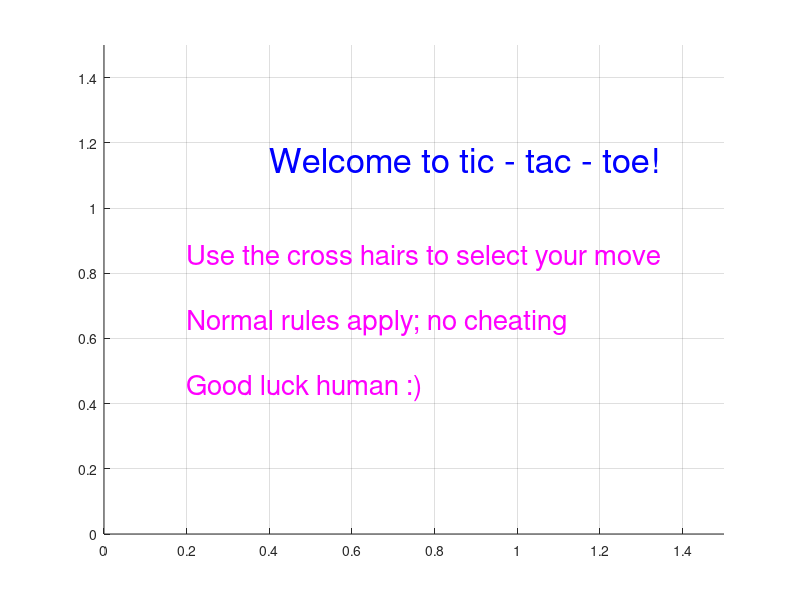

This chart was generated by the following MATLAB code: (Note: this script raises an error after producing the figure.)
%%KINE6803 - Assignment 3: Tic - Tac - Toe

%Submitted by: Jessica Lynn 
%Due Sept 27, 2016

clear all 
close all
% welcome statement 
axis([0 2 0 1.5])
Welcome = {'Welcome to tic - tac - toe!'};
Direction = {'Use the cross hairs to select your move'};
Rules = {'Normal rules apply; no cheating'};
Luck = {'Good luck human :) '};
text(0.4,1.15, Welcome,'Color','blue','FontSize', 25)
text(0.2,0.85, Direction,'Color','magenta','FontSize', 20)
text(0.2,0.65, Rules,'Color','magenta','FontSize', 20)
text(0.2,0.45, Luck,'Color','magenta','FontSize', 20)
%initialize board
UWin = {'Yay you win'};
IWin = {'You lose'};
Tie = {'Tie Game - No Winner'};
axis([0 1.5 0 1.5])
grid on
%Identify ranges of each row and col.2umn
sq1 = [1.5 1.0;0.0 0.5];   
sq2 = [1.5 1.0;0.5 1.0];  
sq3 = [1.5 1.0;1.0 1.5];  
sq4 = [1.0 0.5;0.0 0.5];  
sq5 = [1.0 0.5;0.5 1.0];
sq6 = [1.0 0.5;1.0 1.5];
sq7 = [0.5 0.0;0.0 0.5];
sq8 = [0.5 0.0;0.5 1.0];
sq9 = [0.5 0.0;1.0 1.5];
%Initialize squares
sqr1 = 10;
sqr2 = 10;
sqr3 = 10;
sqr4 = 10;
sqr5 = 10;
sqr6 = 10;
sqr7 = 10;
sqr8 = 10;
sqr9 = 10;
%Initialize row/column counter for homo
R1_Homo = 0; % RowOne = [1.5 1];
R2_Homo = 0; % RowTwo = [1 0.5];
R3_Homo = 0; % RowThr = [0.5 0];
C1_Homo = 0; % ColOne = [0 0.5];
C2_Homo = 0; % ColTwo = [0.5 1];
C3_Homo = 0; % ColThr = [1 1.5];
%Initialize row/column counter for AI
R1_AI = 0; % RowOne = [1.5 1];
R2_AI = 0; % RowTwo = [1 0.5];
R3_AI = 0; % RowThr = [0.5 0];
C1_AI = 0; % ColOne = [0 0.5];
C2_AI = 0; % ColTwo = [0.5 1];
C3_AI = 0; % ColThr = [1 1.5];

%%MOVE ONE(1)
M1 = ginput (1);
close all
axis([0 1.5 0 1.5])
grid on
hold on 
scatter (M1(1,1),M1(1,2),500,[0 0 1],'filled');
%Determine Column
if (M1(1,1) >= sq1(2,1)) && (M1(1,1) <= sq1(2,2));
    C1_Homo = C1_Homo + 1;
elseif (M1(1,1) >= sq2(2,1)) && (M1(1,1) <= sq2 (2,2));
    C2_Homo = C2_Homo + 1;
elseif (M1(1,1) >= sq3(2,1)) && (M1(1,1) <= sq3 (2,2));
    C3_Homo = C3_Homo + 1;
end
%Determine Row
if (M1(1,2) >= sq7(1,2)) && (M1(1,2) <= sq7(1,1));
    R3_Homo = R3_Homo + 1;
elseif (M1(1,2) >= sq4(1,2)) && (M1(1,2) <= sq4(1,1));
    R2_Homo = R2_Homo + 1;
elseif (M1(1,2) >= sq1(1,2)) && (M1(1,2) <= sq1(1,1));
    R1_Homo = R1_Homo + 1;
end
%Id Square
if M1(1,1) >= sq9 (2,1) && M1(1,2) <= sq9(1,1);
    sqr9 = -1;
elseif M1(1,1) >= sq8 (2,1) && M1(1,2) <= sq8(1,1);
    sqr8 = -1;
elseif M1(1,1) >= sq7 (2,1) && M1(1,2) <= sq7(1,1);
    sqr7 = -1;
elseif M1(1,1) >= sq6 (2,1) && M1(1,2) <= sq6(1,1);
    sqr6 = -1;
elseif M1(1,1) >= sq5 (2,1) && M1(1,2) <= sq5(1,1);
    sqr5 = -1;
elseif M1(1,1) >= sq4 (2,1) && M1(1,2) <= sq4(1,1);
    sqr4 = -1;
elseif M1(1,1) >= sq3 (2,1) && M1(1,2) <= sq3(1,1);
    sqr3 = -1;
elseif M1(1,1) >= sq2 (2,1) && M1(1,2) <= sq2(1,1);
    sqr2 = -1;
elseif M1(1,1) >= sq1 (2,1) && M1(1,2) <= sq1(1,1);
    sqr1 = -1;
end

%%MOVE TWO(2)
if sqr1 > 0;
    M2_row = mean(sq1(1,:));
    M2_col = mean(sq1(2,:));
    M2 = [M2_row M2_col];
    scatter (M2(1,2),M2(1,1),500,[0 0 0],'filled');
elseif sqr2 > 0;
    M2_row = mean(sq2(1,:));
    M2_col = mean(sq2(2,:));
    M2 = [M2_row M2_col];
    scatter (M2(1,2),M2(1,1),500,[0 0 0],'filled');
end
%Determine Column
if (M2(1,2) >= sq1(2,1)) && (M2(1,2) <= sq1(2,2)); %row1
    C1_AI = C1_AI + 1;
elseif (M2(1,2) >= sq2(2,1)) && (M2(1,2) <= sq2 (2,2)); %row2
    C2_AI = C2_AI + 1;
elseif (M2(1,2) >= sq3(2,1)) && (M2(1,2) <= sq3 (2,2)); %row3
    C3_AI = C3_AI + 1;
end
%Determine Row
if (M2(1,1) <= sq1(1,1)) && (M2(1,1) >= sq1(1,2));
    R1_AI = R1_AI + 1;
elseif(M2(1,1) <= sq4(1,2)) && (M2(1,1) >= sq4(1,2));
    R2_AI = R2_AI + 1;
elseif(M2(1,1) <= sq7(1,2)) && (M2(1,1) >= sq7(1,2));
    R3_AI = R3_AI + 1;
end
%Id Square
if M2(1,2) >= sq9 (2,1) && M2(1,1) <= sq9(1,1);
    sqr9 = -2;
elseif M2(1,2) >= sq8 (2,1) && M2(1,1) <= sq8(1,1);
    sqr8 = -2;
elseif M2(1,2) >= sq7 (2,1) && M2(1,1) <= sq7(1,1);
    sqr7 = -2;
elseif M2(1,2) >= sq6 (2,1) && M2(1,1) <= sq6(1,1);
    sqr6 = -2;
elseif M2(1,2) >= sq5 (2,1) && M2(1,1) <= sq5(1,1);
    sqr5 = -2;
elseif M2(1,2) >= sq4 (2,1) && M2(1,1) <= sq4(1,1);
    sqr4 = -2;
elseif M2(1,2) >= sq3 (2,1) && M2(1,1) <= sq3(1,1);
    sqr3 = -2;
elseif M2(1,2) >= sq2 (2,1) && M2(1,1) <= sq2(1,1);
    sqr2 = -2;
elseif M2(1,2) >= sq1 (2,1) && M2(1,1) <= sq1(1,1);
    sqr1 = -2;
end

%%MOVE THREE(3)
M3 = ginput(1);
scatter (M3(1,1),M3(1,2),500,[0 0 1],'filled');
%Determine Column
if (M3(1,1) >= sq1(2,1)) && (M3(1,1) <= sq1(2,2)); %row1
    C1_Homo = C1_Homo + 1;
elseif (M3(1,1) >= sq2(2,1)) && (M3(1,1) <= sq2 (2,2)); %row2
    C2_Homo = C2_Homo + 1;
elseif (M3(1,1) >= sq3(2,1)) && (M3(1,1) <= sq3 (2,2)); %row3
    C3_Homo = C3_Homo + 1;
end
%Determine Row
if (M3(1,2) >= sq7(1,2)) && (M3(1,2) <= sq7(1,1));
    R3_Homo = R3_Homo + 1;
elseif (M3(1,2) >= sq4(1,2)) && (M3(1,2) <= sq4(1,1));
    R2_Homo = R2_Homo + 1;
elseif (M3(1,2) >= sq1(1,2)) && (M3(1,2) <= sq1(1,1));
    R1_Homo = R1_Homo + 1;
end
%Id Square
if M3(1,1) >= sq9 (2,1) && M3(1,2) <= sq9(1,1);
    sqr9 = -1;
elseif M3(1,1) >= sq8 (2,1) && M3(1,2) <= sq8(1,1);
    sqr8 = -1;
elseif M3(1,1) >= sq7 (2,1) && M3(1,2) <= sq7(1,1);
    sqr7 = -1;
elseif M3(1,1) >= sq6 (2,1) && M3(1,2) <= sq6(1,1);
    sqr6 = -1;
elseif M3(1,1) >= sq5 (2,1) && M3(1,2) <= sq5(1,1);
    sqr5 = -1;
elseif M3(1,1) >= sq4 (2,1) && M3(1,2) <= sq4(1,1);
    sqr4 = -1;
elseif M3(1,1) >= sq3 (2,1) && M3(1,2) <= sq3(1,1);
    sqr3 = -1;
elseif M3(1,1) >= sq2 (2,1) && M3(1,2) <= sq2(1,1);
    sqr2 = -1;
elseif M3(1,1) >= sq1 (2,1) && M3(1,2) <= sq1(1,1);
    sqr1 = -1;
end

%%MOVE FOUR(4)
if sqr1 > 0;
    M4_row = mean(sq1(1,:));
    M4_col = mean(sq1(2,:));
    M4 = [M4_row M4_col];
    scatter (M4(1,2),M4(1,1),500,[0 0 0],'filled');
elseif sqr2 > 0;
    M4_row = mean(sq2(1,:));
    M4_col = mean(sq2(2,:));
    M4 = [M4_row M4_col];
    scatter (M4(1,2),M4(1,1),500,[0 0 0],'filled');
elseif sqr3 > 0;
    M4_row = mean(sq3(1,:));
    M4_col = mean(sq3(2,:));
    M4 = [M4_row M4_col];
    scatter (M4(1,2),M4(1,1),500,[0 0 0],'filled');
elseif sqr4 > 0;
    M4_row = mean(sq4(1,:));
    M4_col = mean(sq4(2,:));
    M4 = [M4_row M4_col];
    scatter (M4(1,2),M4(1,1),500,[0 0 0],'filled');
end
%Determine Column
if (M4(1,2) >= sq1(2,1)) && (M4(1,2) <= sq1(2,2)); %row1
    C1_AI = C1_AI + 1;
elseif (M4(1,2) >= sq2(2,1)) && (M4(1,2) <= sq2 (2,2)); %row2
    C2_AI = C2_AI + 1;
elseif (M4(1,2) >= sq3(2,1)) && (M4(1,2) <= sq3 (2,2)); %row3
    C3_AI = C3_AI + 1;
end
%Determine Row
if (M4(1,1) <= sq1(1,1)) && (M4(1,1) >= sq1(1,2));
    R1_AI = R1_AI + 1;
elseif(M4(1,1) <= sq4(1,2)) && (M4(1,1) >= sq4(1,2));
    R2_AI = R2_AI + 1;
elseif(M4(1,1) <= sq7(1,2)) && (M4(1,1) >= sq7(1,2));
    R3_AI = R3_AI + 1;
end
%Id Square
if M4(1,2) >= sq9 (2,1) && M4(1,1) <= sq9(1,1);
    sqr9 = -2;
elseif M4(1,2) >= sq8 (2,1) && M4(1,1) <= sq8(1,1);
    sqr8 = -2;
elseif M4(1,2) >= sq7 (2,1) && M4(1,1) <= sq7(1,1);
    sqr7 = -2;
elseif M4(1,2) >= sq6 (2,1) && M4(1,1) <= sq6(1,1);
    sqr6 = -2;
elseif M4(1,2) >= sq5 (2,1) && M4(1,1) <= sq5(1,1);
    sqr5 = -2;
elseif M4(1,2) >= sq4 (2,1) && M4(1,1) <= sq4(1,1);
    sqr4 = -2;
elseif M4(1,2) >= sq3 (2,1) && M4(1,1) <= sq3(1,1);
    sqr3 = -2;
elseif M4(1,2) >= sq2 (2,1) && M4(1,1) <= sq2(1,1);
    sqr2 = -2;
elseif M4(1,2) >= sq1 (2,1) && M4(1,1) <= sq1(1,1);
    sqr1 = -2;
end

%%MOVE FIVE (5)
M5 = ginput(1);
scatter (M5(1,1),M5(1,2),500,[0 0 1],'filled');
%Determine Column
if (M5(1,1) >= sq1(2,1)) && (M5(1,1) <= sq1(2,2)); %row1
    C1_Homo = C1_Homo + 1;
elseif (M5(1,1) >= sq2(2,1)) && (M5(1,1) <= sq2 (2,2)); %row2
    C2_Homo = C2_Homo + 1;
elseif (M5(1,1) >= sq3(2,1)) && (M5(1,1) <= sq3 (2,2)); %row3
    C3_Homo = C3_Homo + 1;
end
%Determine Row
if (M5(1,2) >= sq7(1,2)) && (M5(1,2) <= sq7(1,1));
    R3_Homo = R3_Homo + 1;
elseif (M5(1,2) >= sq4(1,2)) && (M5(1,2) <= sq4(1,1));
    R2_Homo = R2_Homo + 1;
elseif (M5(1,2) >= sq1(1,2)) && (M5(1,2) <= sq1(1,1));
    R1_Homo = R1_Homo + 1;
end
%ID Square
if M5(1,1) >= sq9 (2,1) && M5(1,2) <= sq9(1,1);
    sqr9 = -1;
elseif M5(1,1) >= sq8 (2,1) && M5(1,2) <= sq8(1,1);
    sqr8 = -1;
elseif M5(1,1) >= sq7 (2,1) && M5(1,2) <= sq7(1,1);
    sqr7 = -1;
elseif M5(1,1) >= sq6 (2,1) && M5(1,2) <= sq6(1,1);
    sqr6 = -1;
elseif M5(1,1) >= sq5 (2,1) && M5(1,2) <= sq5(1,1);
    sqr5 = -1;
elseif M5(1,1) >= sq4 (2,1) && M5(1,2) <= sq4(1,1);
    sqr4 = -1;
elseif M5(1,1) >= sq3 (2,1) && M5(1,2) <= sq3(1,1);
    sqr3 = -1;
elseif M5(1,1) >= sq2 (2,1) && M5(1,2) <= sq2(1,1);
    sqr2 = -1;
elseif M5(1,1) >= sq1 (2,1) && M5(1,2) <= sq1(1,1);
    sqr1 = -1;
end

%winner?
if sum(C1_Homo) == 3;
text(M5(1,1),M5(1,2),UWin,'Color','red' ,'FontSize', 20);
    return
elseif sum(C2_Homo) == 3;
text(M5(1,1),M5(1,2),UWin, 'Color','red','FontSize', 20);
    return   
elseif sum(C3_Homo) == 3;
text(M5(1,1),M5(1,2),UWin, 'Color','red','FontSize', 20);
    return
elseif sum(R1_Homo) == 3;
text(M5(1,1),M5(1,2),UWin, 'Color','red','FontSize', 20);
    return
elseif sum(R2_Homo) ==3;
text(M5(1,1),M5(1,2),UWin, 'Color','red','FontSize', 20)
    return
elseif sum(R3_Homo) ==3;
text(M5(1,1),M5(1,2),UWin, 'Color','red','FontSize', 20);
    return
elseif sum(sqr1 + sqr5 + sqr9) == -3
    text(M5(1,1),M5(1,2),UWin, 'Color','red','FontSize', 20);
    return
elseif sum(sqr3 + sqr5 + sqr7) == -3
    text(M5(1,1),M5(1,2),UWin, 'Color','red','FontSize', 20);
    return
end

%%MOVE SIX(6)
if sqr1 > 0;
    M6_row = mean(sq1(1,:));
    M6_col = mean(sq1(2,:));
    M6 = [M6_row M6_col];
    scatter (M6(1,2),M6(1,1),500,[0 0 0],'filled');
elseif sqr2 > 0;
    M6_row = mean(sq2(1,:));
    M6_col = mean(sq2(2,:));
    M6 = [M6_row M6_col];
    scatter (M6(1,2),M6(1,1),500,[0 0 0],'filled');
elseif sqr3 > 0;
    M6_row = mean(sq3(1,:));
    M6_col = mean(sq3(2,:));
    M6 = [M6_row M6_col];
    scatter (M6(1,2),M6(1,1),500,[0 0 0],'filled');
elseif sqr4 > 0;
    M6_row = mean(sq4(1,:));
    M6_col = mean(sq4(2,:));
    M6 = [M6_row M6_col];
    scatter (M6(1,2),M6(1,1),500,[0 0 0],'filled');
elseif sqr5 > 0;
    M6_row = mean(sq5(1,:));
    M6_col = mean(sq5(2,:));
    M6 = [M6_row M6_col];
    scatter (M6(1,2),M6(1,1),500,[0 0 0],'filled');
elseif sqr6 > 0;
    M6_row = mean(sq6(1,:));
    M6_col = mean(sq6(2,:));
    M6 = [M6_row M6_col];
    scatter (M6(1,2),M6(1,1),500,[0 0 0],'filled');
end
%Determine Column
if (M6(1,2) >= sq1(2,1)) && (M6(1,2) <= sq1(2,2));
    C1_AI = C1_AI + 1;
elseif (M6(1,2) >= sq2(2,1)) && (M6(1,2) <= sq2 (2,2));
    C2_AI = C2_AI + 1;
elseif (M6(1,2) >= sq3(2,1)) && (M6(1,2) <= sq3 (2,2));
    C3_AI = C3_AI + 1;
end
%Determine Row
if (M6(1,1) <= sq1(1,1)) && (M6(1,1) >= sq1(1,2));
    R1_AI = R1_AI + 1;
elseif(M6(1,1) <= sq4(1,1)) && (M6(1,1) >= sq4(1,2));
    R2_AI = R2_AI + 1;
elseif(M6(1,1) <= sq7(1,1)) && (M6(1,1) >= sq7(1,2));
    R3_AI = R3_AI + 1;
end
%ID Square
if M6(1,2) >= sq9 (2,1) && M6(1,1) <= sq9(1,1);
    sqr9 = -2;
elseif M6(1,2) >= sq8 (2,1) && M6(1,1) <= sq8(1,1);
    sqr8 = -2;
elseif M6(1,2) >= sq7 (2,1) && M6(1,1) <= sq7(1,1);
    sqr7 = -2;
elseif M6(1,2) >= sq6 (2,1) && M6(1,1) <= sq6(1,1);
    sqr6 = -2;
elseif M6(1,2) >= sq5 (2,1) && M6(1,1) <= sq5(1,1);
    sqr5 = -2;
elseif M6(1,2) >= sq4 (2,1) && M6(1,1) <= sq4(1,1);
    sqr4 = -2;
elseif M6(1,2) >= sq3 (2,1) && M6(1,1) <= sq3(1,1);
    sqr3 = -2;
elseif M6(1,2) >= sq2 (2,1) && M6(1,1) <= sq2(1,1);
    sqr2 = -2;
elseif M6(1,2) >= sq1 (2,1) && M6(1,1) <= sq1(1,1);
    sqr1 = -2;
end
%winner
if sum(C1_AI) == 3;
text(M6(1,1),M6(1,2),IWin,'Color','cyan', 'FontSize', 20)
    return
elseif sum(C2_AI) == 3;
text(M6(1,1),M6(1,2),IWin,'Color','cyan' ,'FontSize', 20)
    return
elseif sum(C3_AI) == 3;
text(M6(1,1),M6(1,2),IWin, 'Color','cyan','FontSize', 20)
    return
elseif sum(R1_AI) == 3;
text(M6(1,1),M6(1,2),IWin,'Color','cyan', 'FontSize', 20)
    return
elseif sum(R2_AI) ==3;
text(M6(1,1),M6(1,2),IWin,'Color','cyan', 'FontSize', 20)
    return
elseif sum(R3_AI) ==3;
text(M6(1,1),M6(1,2),IWin,'Color','cyan' ,'FontSize', 20)
    return
elseif sum(sqr1 + sqr5 + sqr9) == -6
    text(M6(1,1),M6(1,2),IWin, 'Color','red','FontSize', 20);
    return
elseif sum(sqr3 + sqr5 + sqr7) == -6
    text(M6(1,1),M6(1,2),IWin, 'Color','red','FontSize', 20);
    return
end

%%MOVE SEVEN(7)
M7 = ginput(1);
scatter (M7(1,1),M7(1,2),500,[0 0 1],'filled');
%Determine Column
if (M7(1,1) >= sq1(2,1)) && (M7(1,1) <= sq1(2,2)); %row1
    C1_Homo = C1_Homo + 1;
elseif (M7(1,1) >= sq2(2,1)) && (M7(1,1) <= sq2 (2,2)); %row2
    C2_Homo = C2_Homo + 1;
elseif (M7(1,1) >= sq3(2,1)) && (M7(1,1) <= sq3 (2,2)); %row3
    C3_Homo = C3_Homo + 1;
end
%Determine Row
if (M7(1,2) >= sq7(1,2)) && (M7(1,2) <= sq7(1,1));
    R3_Homo = R3_Homo + 1;
elseif (M7(1,2) >= sq4(1,2)) && (M7(1,2) <= sq4(1,1));
    R2_Homo = R2_Homo + 1;
elseif (M7(1,2) >= sq1(1,2)) && (M7(1,2) <= sq1(1,1));
    R1_Homo = R1_Homo + 1;
end
%ID Square
if M7(1,1) >= sq9 (2,1) && M7(1,2) <= sq9(1,1);
    sqr9 = -1;
elseif M7(1,1) >= sq8 (2,1) && M7(1,2) <= sq8(1,1);
    sqr8 = -1;
elseif M7(1,1) >= sq7 (2,1) && M7(1,2) <= sq7(1,1);
    sqr7 = -1;
elseif M7(1,1) >= sq6 (2,1) && M7(1,2) <= sq6(1,1);
    sqr6 = -1;
elseif M7(1,1) >= sq5 (2,1) && M7(1,2) <= sq5(1,1);
    sqr5 = -1;
elseif M7(1,1) >= sq4 (2,1) && M7(1,2) <= sq4(1,1);
    sqr4 = -1;
elseif M7(1,1) >= sq3 (2,1) && M7(1,2) <= sq3(1,1);
    sqr3 = -1;
elseif M7(1,1) >= sq2 (2,1) && M7(1,2) <= sq2(1,1);
    sqr2 = -1;
elseif M7(1,1) >= sq1 (2,1) && M7(1,2) <= sq1(1,1);
    sqr1 = -1;
end
%winner?
if sum(C1_Homo) == 3;
text(M7(1,1),M7(1,2),UWin,'Color','red', 'FontSize', 20)
    return
elseif sum(C2_Homo) == 3;
text(M7(1,1),M7(1,2),UWin,'Color','red', 'FontSize', 20)
    return
elseif sum(C3_Homo) == 3;
text(M7(1,1),M7(1,2),UWin,'Color','red', 'FontSize', 20)
    return
elseif sum(R1_Homo) == 3;
text(M7(1,1),M7(1,2),UWin,'Color','red', 'FontSize', 20)
    return
elseif sum(R2_Homo) ==3;
text(M7(1,1),M7(1,2),UWin,'Color','red', 'FontSize', 20)
    return
elseif sum(R3_Homo) ==3;
text(M7(1,1),M7(1,2),UWin,'Color','red', 'FontSize', 20)
    return
elseif sum(sqr1 + sqr5 + sqr9) == -3
    text(M7(1,1),M7(1,2),UWin, 'Color','red','FontSize', 20);
    return
elseif sum(sqr3 + sqr5 + sqr7) == -3
    text(M7(1,1),M7(1,2),UWin, 'Color','red','FontSize', 20);
    return
end 

%%MOVE EIGHT(8)
if sqr1 > 0;
    M8_row = mean(sq1(1,:));
    M8_col = mean(sq1(2,:));
    M8 = [M8_row M8_col];
    scatter (M8(1,2),M8(1,1),500,[0 0 0],'filled');
elseif sqr2 > 0;
    M8_row = mean(sq2(1,:));
    M8_col = mean(sq2(2,:));
    M8 = [M8_row M8_col];
    scatter (M8(1,2),M8(1,1),500,[0 0 0],'filled');
elseif sqr3 > 0;
    M8_row = mean(sq3(1,:));
    M8_col = mean(sq3(2,:));
    M8 = [M8_row M8_col];
    scatter (M8(1,2),M8(1,1),500,[0 0 0],'filled');
elseif sqr4 > 0;
    M8_row = mean(sq4(1,:));
    M8_col = mean(sq4(2,:));
    M8 = [M8_row M8_col];
    scatter (M8(1,2),M8(1,1),500,[0 0 0],'filled');
elseif sqr5 > 0;
    M8_row = mean(sq5(1,:));
    M8_col = mean(sq5(2,:));
    M8 = [M8_row M8_col];
    scatter (M8(1,2),M8(1,1),500,[0 0 0],'filled');
elseif sqr6 > 0;
    M8_row = mean(sq6(1,:));
    M8_col = mean(sq6(2,:));
    M8 = [M8_row M8_col];
    scatter (M8(1,2),M8(1,1),500,[0 0 0],'filled');
elseif sqr7 > 0;
    M8_row = mean(sq7(1,:));
    M8_col = mean(sq7(2,:));
    M8 = [M8_row M8_col];
    scatter (M8(1,2),M8(1,1),500,[0 0 0],'filled');
elseif sqr8 > 0;
    M8_row = mean(sq8(1,:));
    M8_col = mean(sq8(2,:));
    M8 = [M8_row M8_col];
    scatter (M8(1,2),M8(1,1),500,[0 0 0],'filled');
end
%Determine Column
if (M8(1,2) >= sq1(2,1)) && (M8(1,2) <= sq1(2,2)); %row1
    C1_AI = C1_AI + 1;
elseif (M8(1,2) >= sq2(2,1)) && (M8(1,2) <= sq2 (2,2)); %row2
    C2_AI = C2_AI + 1;
elseif (M8(1,2) >= sq3(2,1)) && (M8(1,2) <= sq3 (2,2)); %row3
    C3_AI = C3_AI + 1;
end
%Determine Row
if (M8(1,1) <= sq1(1,1)) && (M8(1,1) >= sq1(1,2));
    R1_AI = R1_AI + 1;
elseif(M8(1,1) <= sq4(1,1)) && (M8(1,1) >= sq4(1,2));
    R2_AI = R2_AI + 1;
elseif(M8(1,1) <= sq7(1,1)) && (M8(1,1) >= sq7(1,2));
    R3_AI = R3_AI + 1;
end
%ID Square
if M8(1,2) >= sq9 (2,1) && M8(1,1) <= sq9(1,1);
    sqr9 = -2;
elseif M8(1,2) >= sq8 (2,1) && M8(1,1) <= sq8(1,1);
    sqr8 = -2;
elseif M8(1,2) >= sq7 (2,1) && M8(1,1) <= sq7(1,1);
    sqr7 = -2;
elseif M8(1,2) >= sq6 (2,1) && M8(1,1) <= sq6(1,1);
    sqr6 = -2;
elseif M8(1,2) >= sq5 (2,1) && M8(1,1) <= sq5(1,1);
    sqr5 = -2;
elseif M8(1,2) >= sq4 (2,1) && M8(1,1) <= sq4(1,1);
    sqr4 = -2;
elseif M8(1,2) >= sq3 (2,1) && M8(1,1) <= sq3(1,1);
    sqr3 = -2;
elseif M8(1,2) >= sq2 (2,1) && M8(1,1) <= sq2(1,1);
    sqr2 = -2;
elseif M8(1,2) >= sq1 (2,1) && M8(1,1) <= sq1(1,1);
    sqr1 = -2;
end

%winner
if sum(C1_AI) == 3;
text(M8(1,1),M8(1,2), IWin,'Color','cyan', 'FontSize', 20)
    return
elseif sum(C2_AI) == 3;
text(M8(1,1),M8(1,2), IWin,'Color','cyan', 'FontSize', 20)
    return
elseif sum(C3_AI) == 3;
text(M8(1,1),M8(1,2), IWin,'Color','cyan', 'FontSize', 20)
    return
elseif sum(R1_AI) == 3;
text(M8(1,1),M8(1,2), IWin,'Color','cyan', 'FontSize', 20)
    return
elseif sum(R2_AI) == 3;
text(M8(1,1),M8(1,2), IWin,'Color','cyan', 'FontSize', 20)
    return
elseif sum(R3_AI) ==3;
text(M8(1,1),M8(1,2),IWin,'Color','cyan','FontSize', 20)
    return
elseif sum(sqr1 + sqr5 + sqr9) == -6
    text(M8(1,1),M8(1,2),IWin, 'Color','red','FontSize', 20);
    return
elseif sum(sqr3 + sqr5 + sqr7) == -6
    text(M8(1,1),M8(1,2),IWin, 'Color','red','FontSize', 20);
    return
end 

%%MOVE NINE(9)
M9 = ginput(1);
scatter (M9(1,1),M9(1,2),500,[0 0 1],'filled');
%Determine Column
if (M9(1,1) >= sq1(2,1)) && (M9(1,1) <= sq1(2,2)); %row1
    C1_Homo = C1_Homo + 1;
elseif (M9(1,1) >= sq2(2,1)) && (M9(1,1) <= sq2 (2,2)); %row2
    C2_Homo = C2_Homo + 1;
elseif (M9(1,1) >= sq3(2,1)) && (M9(1,1) <= sq3 (2,2)); %row3
    C3_Homo = C3_Homo + 1;
end
%Determine Row
if (M9(1,2) >= sq7(1,2)) && (M9(1,2) <= sq7(1,1));
    R3_Homo = R3_Homo + 1;
elseif (M9(1,2) >= sq4(1,2)) && (M9(1,2) <= sq4(1,1));
    R2_Homo = R2_Homo + 1;
elseif (M9(1,2) >= sq1(1,2)) && (M9(1,2) <= sq1(1,1));
    R1_Homo = R1_Homo + 1;
end
%ID Square
if M9(1,1) >= sq9 (2,1) && M9(1,2) <= sq9(1,1);
    sqr9 = -1;
elseif M9(1,1) >= sq8 (2,1) && M9(1,2) <= sq8(1,1);
    sqr8 = -1;
elseif M9(1,1) >= sq7 (2,1) && M9(1,2) <= sq7(1,1);
    sqr7 = -1;
elseif M9(1,1) >= sq6 (2,1) && M9(1,2) <= sq6(1,1);
    sqr6 = -1;
elseif M9(1,1) >= sq5 (2,1) && M9(1,2) <= sq5(1,1);
    sqr5 = -1;
elseif M9(1,1) >= sq4 (2,1) && M9(1,2) <= sq4(1,1);
    sqr4 = -1;
elseif M9(1,1) >= sq3 (2,1) && M9(1,2) <= sq3(1,1);
    sqr3 = -1;
elseif M9(1,1) >= sq2 (2,1) && M9(1,2) <= sq2(1,1);
    sqr2 = -1;
elseif M9(1,1) >= sq1 (2,1) && M9(1,2) <= sq1(1,1);
    sqr1 = -1;
end
%winner?
if sum(C1_Homo) == 3;
text(M9(1,1),M9(1,2),UWin,'Color','red', 'FontSize', 20)
    return
elseif sum(C2_Homo) == 3;
text(M9(1,1),M9(1,2),UWin,'Color','red', 'FontSize', 20)
    return
elseif sum(C3_Homo) == 3;
text(M9(1,1),M9(1,2),UWin,'Color','red', 'FontSize', 20)
    return
elseif sum(R1_Homo) == 3;
text(M9(1,1),M9(1,2),UWin,'Color','red', 'FontSize', 20)
    return
elseif sum(R2_Homo) ==3;
text(M9(1,1),M9(1,2),UWin,'Color','red', 'FontSize', 20)
    return
elseif sum(R3_Homo) ==3;
text(M9(1,1),M9(1,2),UWin,'Color','red', 'FontSize', 20)
    return
elseif sum(R3_Homo) ~= 3;
    text(sq5(1,1),sq5(1,2), Tie, 'FontSize', 20)
elseif sum(sqr1 + sqr5 + sqr9) == -3
    text(M9(1,1),M5(1,2),UWin, 'Color','red','FontSize', 20);
    return
elseif sum(sqr3 + sqr5 + sqr7) == -3
    text(M9(1,1),M5(1,2),UWin, 'Color','red','FontSize', 20);
    return
end 